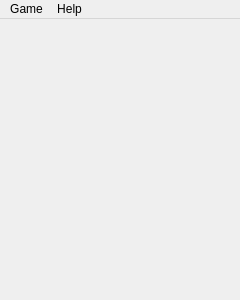
<?xml version="1.0" encoding="UTF-8"?>
<ui version="4.0">
 <class>MainWindow</class>
 <widget class="QMainWindow" name="MainWindow">
  <property name="geometry">
   <rect>
    <x>0</x>
    <y>0</y>
    <width>240</width>
    <height>300</height>
   </rect>
  </property>
  <property name="windowTitle">
   <string>MainWindow</string>
  </property>
  <widget class="QWidget" name="centralWidget"/>
  <widget class="QMenuBar" name="menuBar">
   <property name="geometry">
    <rect>
     <x>0</x>
     <y>0</y>
     <width>240</width>
     <height>21</height>
    </rect>
   </property>
   <widget class="QMenu" name="menuGame">
    <property name="title">
     <string>Game</string>
    </property>
    <addaction name="actionNew_Game"/>
    <addaction name="separator"/>
    <addaction name="actionSettings"/>
    <addaction name="separator"/>
    <addaction name="actionSave"/>
    <addaction name="actionLoad"/>
    <addaction name="separator"/>
    <addaction name="actionQuit"/>
   </widget>
   <widget class="QMenu" name="menuHelp">
    <property name="title">
     <string>Help</string>
    </property>
    <addaction name="actionAbout"/>
   </widget>
   <addaction name="menuGame"/>
   <addaction name="menuHelp"/>
  </widget>
  <action name="actionAbout">
   <property name="text">
    <string>About</string>
   </property>
  </action>
  <action name="actionDonate">
   <property name="text">
    <string>Donate</string>
   </property>
  </action>
  <action name="actionNew_Game">
   <property name="text">
    <string>New Game</string>
   </property>
  </action>
  <action name="actionSettings">
   <property name="text">
    <string>Settings</string>
   </property>
  </action>
  <action name="actionSave">
   <property name="text">
    <string>Save</string>
   </property>
  </action>
  <action name="actionLoad">
   <property name="text">
    <string>Load</string>
   </property>
  </action>
  <action name="actionQuit">
   <property name="text">
    <string>Quit</string>
   </property>
  </action>
 </widget>
 <layoutdefault spacing="6" margin="11"/>
 <resources/>
 <connections/>
</ui>
